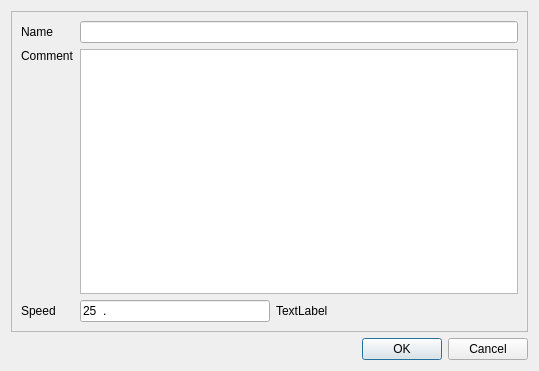
<?xml version="1.0" encoding="UTF-8"?>
<ui version="4.0">
 <class>IDlgEditDistance</class>
 <widget class="QDialog" name="IDlgEditDistance">
  <property name="geometry">
   <rect>
    <x>0</x>
    <y>0</y>
    <width>539</width>
    <height>371</height>
   </rect>
  </property>
  <property name="windowTitle">
   <string>Edit distance overlay ...</string>
  </property>
  <layout class="QVBoxLayout" name="verticalLayout">
   <item>
    <widget class="QFrame" name="frame">
     <property name="frameShape">
      <enum>QFrame::StyledPanel</enum>
     </property>
     <property name="frameShadow">
      <enum>QFrame::Raised</enum>
     </property>
     <layout class="QGridLayout" name="gridLayout">
      <item row="0" column="0">
       <widget class="QLabel" name="label">
        <property name="text">
         <string>Name</string>
        </property>
       </widget>
      </item>
      <item row="0" column="1">
       <widget class="QLineEdit" name="lineName"/>
      </item>
      <item row="1" column="0">
       <widget class="QLabel" name="label_2">
        <property name="text">
         <string>Comment</string>
        </property>
        <property name="alignment">
         <set>Qt::AlignLeading|Qt::AlignLeft|Qt::AlignTop</set>
        </property>
       </widget>
      </item>
      <item row="1" column="1">
       <widget class="QTextEdit" name="textComment"/>
      </item>
      <item row="2" column="0">
       <widget class="QLabel" name="label_4">
        <property name="text">
         <string>Speed</string>
        </property>
       </widget>
      </item>
      <item row="2" column="1">
       <layout class="QHBoxLayout" name="horizontalLayout">
        <item>
         <widget class="QLineEdit" name="lineSpeed">
          <property name="inputMask">
           <string>0009.000; </string>
          </property>
          <property name="text">
           <string>25.</string>
          </property>
         </widget>
        </item>
        <item>
         <widget class="QLabel" name="labelUnit">
          <property name="text">
           <string>TextLabel</string>
          </property>
         </widget>
        </item>
        <item>
         <spacer name="horizontalSpacer">
          <property name="orientation">
           <enum>Qt::Horizontal</enum>
          </property>
          <property name="sizeHint" stdset="0">
           <size>
            <width>40</width>
            <height>20</height>
           </size>
          </property>
         </spacer>
        </item>
       </layout>
      </item>
     </layout>
    </widget>
   </item>
   <item>
    <widget class="QDialogButtonBox" name="buttonBox">
     <property name="orientation">
      <enum>Qt::Horizontal</enum>
     </property>
     <property name="standardButtons">
      <set>QDialogButtonBox::Cancel|QDialogButtonBox::Ok</set>
     </property>
    </widget>
   </item>
  </layout>
 </widget>
 <resources/>
 <connections>
  <connection>
   <sender>buttonBox</sender>
   <signal>accepted()</signal>
   <receiver>IDlgEditDistance</receiver>
   <slot>accept()</slot>
   <hints>
    <hint type="sourcelabel">
     <x>248</x>
     <y>254</y>
    </hint>
    <hint type="destinationlabel">
     <x>157</x>
     <y>274</y>
    </hint>
   </hints>
  </connection>
  <connection>
   <sender>buttonBox</sender>
   <signal>rejected()</signal>
   <receiver>IDlgEditDistance</receiver>
   <slot>reject()</slot>
   <hints>
    <hint type="sourcelabel">
     <x>316</x>
     <y>260</y>
    </hint>
    <hint type="destinationlabel">
     <x>286</x>
     <y>274</y>
    </hint>
   </hints>
  </connection>
 </connections>
</ui>
